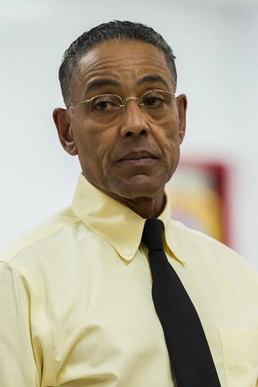
#> input picture Session 2/1.jpg, 258 x 387 px
$ jupyter execute notebook.ipynb
#> lines starting #> are read from the running program, lines starting #| are printed output that depends on the picture
[cell 1]
import cv2

img = cv2.imread("1.jpg")
#> img is the input picture: shape (387, 258, 3); mean B, G, R 158.1, 175.9, 182.5
#cv2.imshow("test", img)
#cv2.waitKey(0)


#resize image (jadi setengahnya)
scale_factor = 0.5
original_shape = img.shape
#> original_shape = (387, 258, 3)

fianl_width = int(original_shape[1]*scale_factor)
#> fianl_width = 129
final_height = int(original_shape[0]*scale_factor)
#> final_height = 193

final_dim = (fianl_width, final_height)
#> final_dim = (129, 193)
resized_image = cv2.resize(img, final_dim, cv2.INTER_AREA)
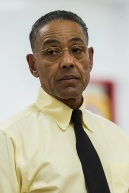
#> resized_image: shape (193, 129, 3); mean B, G, R 158, 175.8, 182.4

cv2.imshow("resized image:", resized_image)
cv2.waitKey(0)

## convert color
# coba grayscale

grayscaled_image = cv2.cvtColor(img, cv2.COLOR_BGR2GRAY) #ini banyak bisa diconvertnya ke macem" gitu
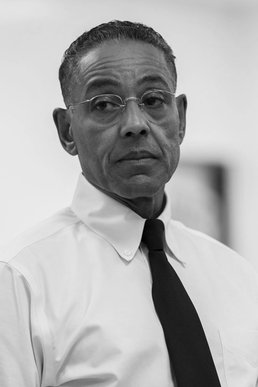
#> grayscaled_image: shape (387, 258); min 0, max 239, mean 175.9
cv2.imshow("Grayscaled image:", grayscaled_image)
cv2.waitKey(0)
